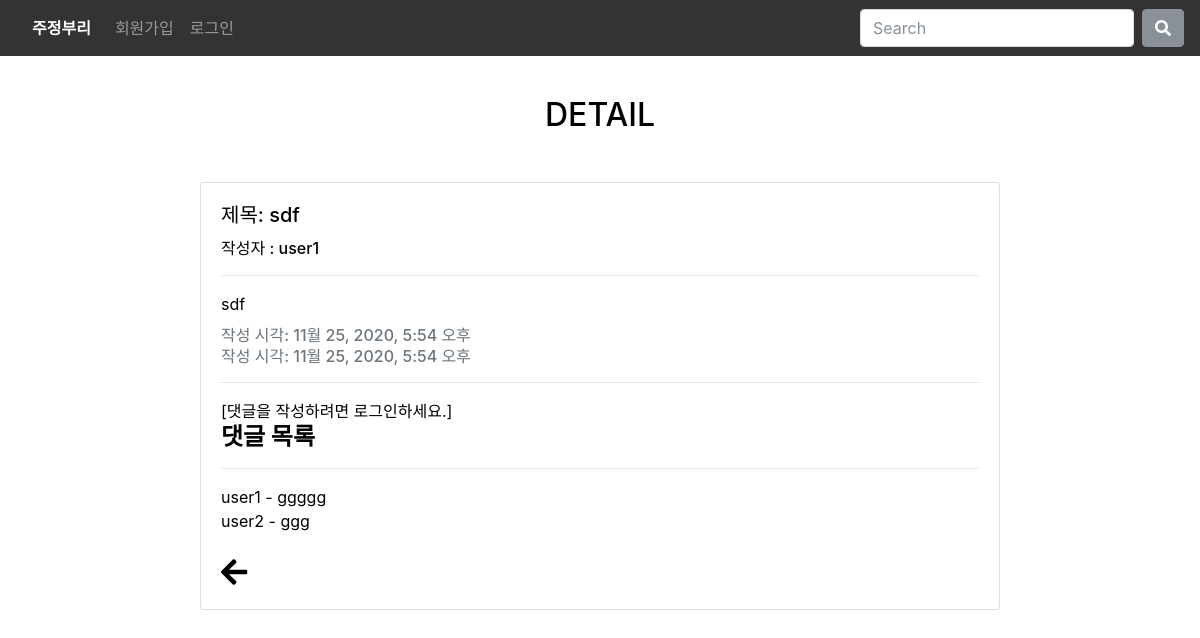
Page /community/articles/1/ on the earlier database version.
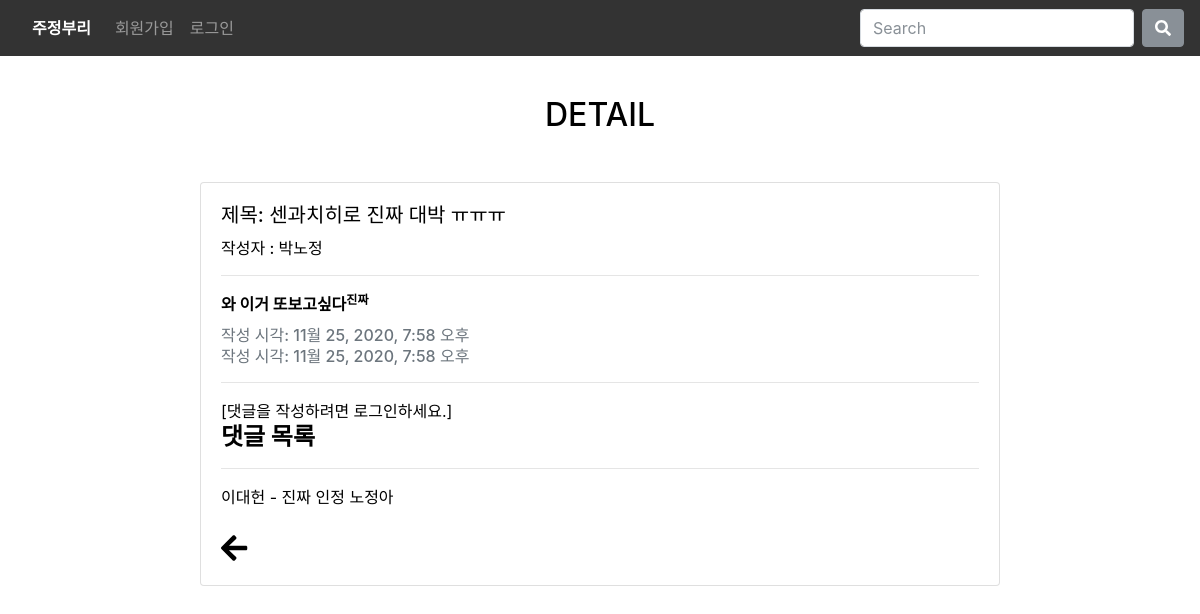
Same page on the later database version.
### community/models.py (models this page shows)
class Article(models.Model):
    title= models.CharField(max_length=100)
    content = models.TextField()
    created_at = models.DateTimeField(auto_now_add=True)
    updated_at = models.DateTimeField(auto_now=True)
    user = models.ForeignKey(settings.AUTH_USER_MODEL, on_delete=models.CASCADE)
    purpose = models.IntegerField()

class Comment(models.Model):
    user = models.ForeignKey(settings.AUTH_USER_MODEL, on_delete=models.CASCADE)
    article = models.ForeignKey(Article, on_delete=models.CASCADE)
    content = models.CharField(max_length=300)
    created_at = models.DateTimeField(auto_now_add=True)
    updated_at = models.DateTimeField(auto_now=True)

### accounts/models.py (models this page shows)
class User(AbstractUser):
    pass

### community/views.py (the view)
# urls.py: path('articles/<int:article_pk>/', views.detail, name='detail'),
@require_GET
def detail(request, article_pk):
    article = get_object_or_404(Article, pk=article_pk)
    comments = article.comment_set.all()
    comment_form = CommentForm()
    context = {
        'article': article,
        'comment_form': comment_form,
        'comments': comments,
    }
    return render(request, 'community/detail.html', context)

### community/forms.py
class CommentForm(forms.ModelForm):
    content = forms.CharField(
        label='',
        widget=forms.Textarea(
            attrs={
                'rows': 1
            }
        )
    )
    class Meta:
        model = Comment
        fields = ['content']

### community/templates/community/detail.html (shortened to what this page needs)
{% extends 'base.html' %}
{% load bootstrap4 %}
{% block content %}
<div class='container'>
  <h2 class="text-center">DETAIL</h2>
  <div class="card my-5 mx-auto" style="width: 50rem; height: auto;">
    <div class="card-body">
      <h5 class="card-title">제목: {{ article.title }}</h5>
      <h6> 작성자 : {{article.user }}</h6>
      <hr>
      <p class="card-text">{{ article.content | safe }}</p>
      <h6 class="card-subtitle mb-2 text-muted">작성 시각: {{ article.created_at }}</h6>
      <h6 class="card-subtitle mb-2 text-muted">작성 시각: {{ article.updated_at }}</h6>
          <hr>
          {% if request.user.is_authenticated %}
          <form action="{% url 'community:create_comment' article.pk %}" method="POST">
            {% csrf_token %}
            {% bootstrap_form comment_form %}
            <input class="btn btn-warning" type="submit" style='color: white;'>
          </form>
          {% else %}
          <a href="{% url 'accounts:login' %}">[댓글을 작성하려면 로그인하세요.]</a>
          {% endif %}
          <br>
          <h4><strong>댓글 목록</strong> </h4>
          <hr>
          {% for comment in comments %}
          <div>
            {{ comment.user }} - {{ comment.content }}
          </div>
          {% empty %}
          <p style="opacity: 0.6;"><b>댓글이 없어요..</b></p>
          {% endfor %}
          <br>
          <a href="{% url 'community:index' %}"><i class="fas fa-arrow-left" style="font-size: 30px;" ></i></a>
        </div>
      </div>
    </div>
{% endblock  %}

Differences in the rows shown:
removed Comment: user "user1", content "ggggg"
no longer on this page (row edited): Comment: user "user2", content "ggg"
changed Article: title "sdf" → "센과치히로 진짜 대박 ㅠㅠㅠ"; user "user1" → "박노정"; content "sdf" → "와 이거 또보고싶다 진짜"; created_at "11월 25, 2020, 5:54 오후" → "11월 25, 2020, 7:58 오후"; updated_at "11월 25, 2020, 5:54 오후" → "11월 25, 2020, 7:58 오후"
added Comment: user "이대헌", content "진짜 인정 노정아"
